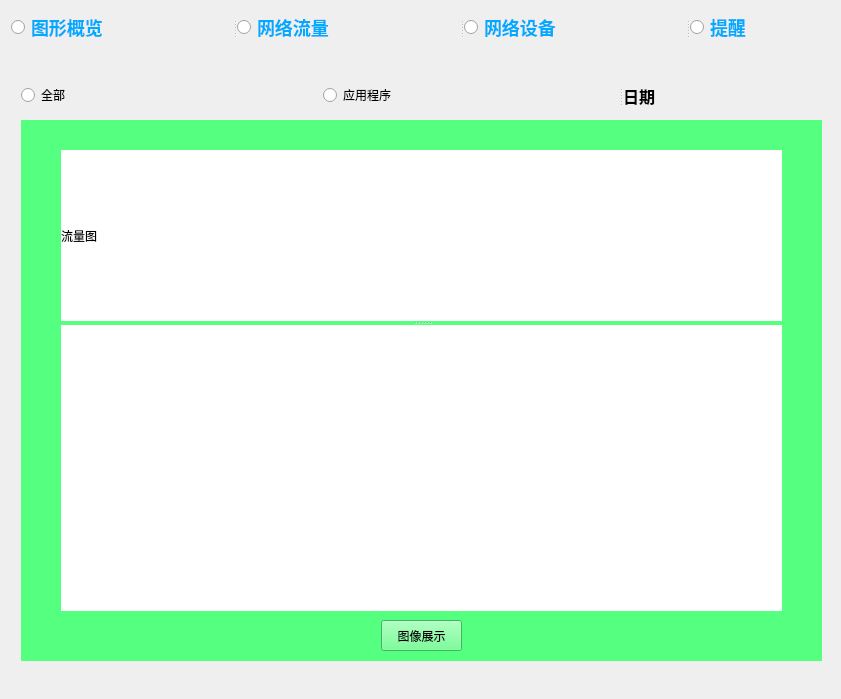
<?xml version="1.0" encoding="UTF-8"?>
<ui version="4.0">
 <class>Form</class>
 <widget class="QWidget" name="Form">
  <property name="geometry">
   <rect>
    <x>0</x>
    <y>0</y>
    <width>841</width>
    <height>699</height>
   </rect>
  </property>
  <property name="windowTitle">
   <string>端口流量监控系统</string>
  </property>
  <layout class="QGridLayout" name="gridLayout">
   <item row="0" column="0">
    <widget class="QSplitter" name="splitter_5">
     <property name="styleSheet">
      <string notr="true">QRadioButton{
	font-family: &quot;Microsoft YaHei&quot;;
font-size: 18px;
font-weight: bold;
color: rgb(0, 170, 255);
}</string>
     </property>
     <property name="orientation">
      <enum>Qt::Horizontal</enum>
     </property>
     <widget class="QRadioButton" name="rbtn1">
      <property name="text">
       <string>图形概览</string>
      </property>
     </widget>
     <widget class="QRadioButton" name="rbtn2">
      <property name="text">
       <string>网络流量</string>
      </property>
     </widget>
     <widget class="QRadioButton" name="rbtn3">
      <property name="text">
       <string>网络设备</string>
      </property>
     </widget>
     <widget class="QRadioButton" name="rbtn4">
      <property name="text">
       <string>提醒</string>
      </property>
     </widget>
    </widget>
   </item>
   <item row="1" column="0">
    <widget class="QStackedWidget" name="stack_1">
     <property name="currentIndex">
      <number>3</number>
     </property>
     <widget class="QWidget" name="page">
      <widget class="QWidget" name="layoutWidget">
       <property name="geometry">
        <rect>
         <x>10</x>
         <y>10</y>
         <width>791</width>
         <height>621</height>
        </rect>
       </property>
       <layout class="QHBoxLayout" name="horizontalLayout_2">
        <item>
         <widget class="QSplitter" name="splitter">
          <property name="orientation">
           <enum>Qt::Vertical</enum>
          </property>
          <widget class="QLabel" name="label">
           <property name="styleSheet">
            <string notr="true">font: 700 12pt &quot;Microsoft YaHei UI&quot;;</string>
           </property>
           <property name="text">
            <string>全部</string>
           </property>
          </widget>
          <widget class="QTextBrowser" name="textBrowser_1">
           <property name="styleSheet">
            <string notr="true">font: 16pt &quot;Microsoft YaHei UI&quot;;</string>
           </property>
          </widget>
         </widget>
        </item>
        <item>
         <widget class="QSplitter" name="splitter_3">
          <property name="orientation">
           <enum>Qt::Vertical</enum>
          </property>
          <widget class="QLabel" name="label_8">
           <property name="styleSheet">
            <string notr="true">font: 700 12pt &quot;Microsoft YaHei UI&quot;;</string>
           </property>
           <property name="text">
            <string>应用程序</string>
           </property>
          </widget>
          <widget class="QTextBrowser" name="textBrowser_2"/>
         </widget>
        </item>
       </layout>
      </widget>
     </widget>
     <widget class="QWidget" name="page_4">
      <widget class="QSplitter" name="splitter_13">
       <property name="geometry">
        <rect>
         <x>40</x>
         <y>40</y>
         <width>761</width>
         <height>571</height>
        </rect>
       </property>
       <property name="orientation">
        <enum>Qt::Horizontal</enum>
       </property>
       <widget class="QSplitter" name="splitter_12">
        <property name="orientation">
         <enum>Qt::Vertical</enum>
        </property>
        <widget class="QLabel" name="label_7">
         <property name="styleSheet">
          <string notr="true">font: 700 12pt &quot;Microsoft YaHei UI&quot;;</string>
         </property>
         <property name="text">
          <string>计算机性能</string>
         </property>
        </widget>
        <widget class="QTextBrowser" name="textBrowser_6"/>
       </widget>
       <widget class="QSplitter" name="splitter_6">
        <property name="orientation">
         <enum>Qt::Vertical</enum>
        </property>
        <widget class="QLabel" name="label_5">
         <property name="layoutDirection">
          <enum>Qt::LeftToRight</enum>
         </property>
         <property name="styleSheet">
          <string notr="true">font: 700 12pt &quot;Microsoft YaHei UI&quot;;</string>
         </property>
         <property name="text">
          <string>网络设备</string>
         </property>
        </widget>
        <widget class="QTextBrowser" name="textBrowser_3"/>
       </widget>
      </widget>
     </widget>
     <widget class="QWidget" name="page_3">
      <layout class="QVBoxLayout" name="verticalLayout_2">
       <item>
        <layout class="QGridLayout" name="gridLayout_3">
         <item row="0" column="0">
          <widget class="QSplitter" name="splitter_7">
           <property name="orientation">
            <enum>Qt::Horizontal</enum>
           </property>
           <widget class="QRadioButton" name="rbtn7">
            <property name="text">
             <string>全部</string>
            </property>
           </widget>
           <widget class="QRadioButton" name="rbtn8">
            <property name="text">
             <string>未读</string>
            </property>
           </widget>
          </widget>
         </item>
         <item row="0" column="1">
          <widget class="QLCDNumber" name="LCD"/>
         </item>
         <item row="1" column="0" colspan="2">
          <widget class="QStackedWidget" name="stack_3">
           <property name="styleSheet">
            <string notr="true">*{
	background-color:rgb(255, 253, 228)
}</string>
           </property>
           <property name="currentIndex">
            <number>1</number>
           </property>
           <widget class="QWidget" name="page_5">
            <layout class="QVBoxLayout" name="verticalLayout">
             <item>
              <widget class="QTextBrowser" name="textBrowser_4">
               <property name="styleSheet">
                <string notr="true">QTextBrowser{
	background-color:rgb(255, 255, 255)
}</string>
               </property>
              </widget>
             </item>
            </layout>
           </widget>
           <widget class="QWidget" name="page_6">
            <widget class="QTextBrowser" name="textBrowser_5">
             <property name="geometry">
              <rect>
               <x>0</x>
               <y>60</y>
               <width>721</width>
               <height>371</height>
              </rect>
             </property>
             <property name="styleSheet">
              <string notr="true">QTextBrowser{
	background-color:rgb(255, 255, 255)
}</string>
             </property>
            </widget>
           </widget>
          </widget>
         </item>
        </layout>
       </item>
      </layout>
     </widget>
     <widget class="QWidget" name="page_2">
      <widget class="QSplitter" name="splitter_10">
       <property name="geometry">
        <rect>
         <x>10</x>
         <y>30</y>
         <width>751</width>
         <height>31</height>
        </rect>
       </property>
       <property name="orientation">
        <enum>Qt::Horizontal</enum>
       </property>
       <widget class="QWidget" name="layoutWidget">
        <layout class="QHBoxLayout" name="horizontalLayout">
         <item>
          <widget class="QRadioButton" name="rbtn5">
           <property name="text">
            <string>全部</string>
           </property>
          </widget>
         </item>
         <item>
          <widget class="QRadioButton" name="rbtn6">
           <property name="text">
            <string>应用程序</string>
           </property>
          </widget>
         </item>
        </layout>
       </widget>
       <widget class="QLabel" name="label_4">
        <property name="layoutDirection">
         <enum>Qt::LeftToRight</enum>
        </property>
        <property name="styleSheet">
         <string notr="true">*{
	font-family: &quot;Microsoft YaHei&quot;;
	font-size: 16px;
	font-weight: bold;
	color: rgb(0, 0, 0);
}
	</string>
        </property>
        <property name="text">
         <string>日期</string>
        </property>
       </widget>
      </widget>
      <widget class="QStackedWidget" name="stack_2">
       <property name="geometry">
        <rect>
         <x>10</x>
         <y>70</y>
         <width>801</width>
         <height>541</height>
        </rect>
       </property>
       <property name="styleSheet">
        <string notr="true">*{
	background-color:rgb(85, 255, 127)
}</string>
       </property>
       <property name="currentIndex">
        <number>0</number>
       </property>
       <widget class="QWidget" name="page_7">
        <widget class="QPushButton" name="button1">
         <property name="geometry">
          <rect>
           <x>360</x>
           <y>500</y>
           <width>81</width>
           <height>31</height>
          </rect>
         </property>
         <property name="styleSheet">
          <string notr="true">QPushButton{
 background-color:rgb(255, 0, 127)
font: 700 12pt &quot;Microsoft YaHei UI&quot;;
}</string>
         </property>
         <property name="text">
          <string>图像展示</string>
         </property>
        </widget>
        <widget class="QSplitter" name="splitter_2">
         <property name="geometry">
          <rect>
           <x>40</x>
           <y>30</y>
           <width>721</width>
           <height>461</height>
          </rect>
         </property>
         <property name="orientation">
          <enum>Qt::Vertical</enum>
         </property>
         <widget class="QLabel" name="label_2">
          <property name="styleSheet">
           <string notr="true">*{
	background-color:white
}</string>
          </property>
          <property name="text">
           <string>流量图</string>
          </property>
         </widget>
         <widget class="MplWidget2" name="asss" native="true">
          <property name="styleSheet">
           <string notr="true">*{
	background-color:white
}</string>
          </property>
         </widget>
        </widget>
       </widget>
       <widget class="QWidget" name="page_8">
        <widget class="QListView" name="listView">
         <property name="geometry">
          <rect>
           <x>20</x>
           <y>10</y>
           <width>221</width>
           <height>451</height>
          </rect>
         </property>
         <property name="styleSheet">
          <string notr="true">*{
	blackground-color:white;
	font: 700 12pt &quot;Microsoft JhengHei UI&quot;
}</string>
         </property>
         <property name="editTriggers">
          <set>QAbstractItemView::NoEditTriggers</set>
         </property>
        </widget>
        <widget class="QSplitter" name="splitter_11">
         <property name="geometry">
          <rect>
           <x>270</x>
           <y>20</y>
           <width>471</width>
           <height>441</height>
          </rect>
         </property>
         <property name="orientation">
          <enum>Qt::Vertical</enum>
         </property>
         <widget class="QLabel" name="label_6">
          <property name="styleSheet">
           <string notr="true">QLabel#label_6{
	font: 12pt &quot;Modern No. 20&quot;
}</string>
          </property>
          <property name="text">
           <string>流量图</string>
          </property>
         </widget>
         <widget class="MplWidget3" name="widget" native="true">
          <property name="styleSheet">
           <string notr="true">*{
 background-color:white
}</string>
          </property>
         </widget>
        </widget>
       </widget>
      </widget>
     </widget>
    </widget>
   </item>
  </layout>
 </widget>
 <customwidgets>
  <customwidget>
   <class>MplWidget2</class>
   <extends>QWidget</extends>
   <header location="global">mplwidget2.h</header>
   <container>1</container>
  </customwidget>
  <customwidget>
   <class>MplWidget3</class>
   <extends>QWidget</extends>
   <header location="global">mplwidget3.h</header>
   <container>1</container>
  </customwidget>
 </customwidgets>
 <resources/>
 <connections/>
</ui>
